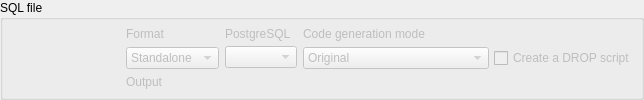
            <widget class="QGroupBox" name="export_to_file_gb">
             <property name="sizePolicy">
              <sizepolicy hsizetype="Expanding" vsizetype="Fixed">
               <horstretch>0</horstretch>
               <verstretch>0</verstretch>
              </sizepolicy>
             </property>
             <property name="focusPolicy">
              <enum>Qt::FocusPolicy::StrongFocus</enum>
             </property>
             <property name="title">
              <string>SQL file</string>
             </property>
             <layout class="QHBoxLayout" name="horizontalLayout_6">
              <property name="spacing">
               <number>10</number>
              </property>
              <property name="leftMargin">
               <number>5</number>
              </property>
              <property name="topMargin">
               <number>5</number>
              </property>
              <property name="rightMargin">
               <number>5</number>
              </property>
              <property name="bottomMargin">
               <number>5</number>
              </property>
              <item>
               <widget class="QToolButton" name="export_to_file_tb">
                <property name="sizePolicy">
                 <sizepolicy hsizetype="Fixed" vsizetype="Fixed">
                  <horstretch>0</horstretch>
                  <verstretch>0</verstretch>
                 </sizepolicy>
                </property>
                <property name="text">
                 <string/>
                </property>
                <property name="icon">
                 <iconset resource="../../res/resources.qrc">
                  <normaloff>:/images/images/exporttosql.png</normaloff>:/images/images/exporttosql.png</iconset>
                </property>
                <property name="iconSize">
                 <size>
                  <width>100</width>
                  <height>40</height>
                 </size>
                </property>
                <property name="checkable">
                 <bool>true</bool>
                </property>
                <property name="checked">
                 <bool>false</bool>
                </property>
                <property name="autoExclusive">
                 <bool>false</bool>
                </property>
                <property name="autoRaise">
                 <bool>true</bool>
                </property>
               </widget>
              </item>
              <item>
               <widget class="QWidget" name="export_to_file_wgt" native="true">
                <property name="enabled">
                 <bool>false</bool>
                </property>
                <property name="sizePolicy">
                 <sizepolicy hsizetype="Preferred" vsizetype="Fixed">
                  <horstretch>0</horstretch>
                  <verstretch>0</verstretch>
                 </sizepolicy>
                </property>
                <property name="minimumSize">
                 <size>
                  <width>0</width>
                  <height>0</height>
                 </size>
                </property>
                <layout class="QVBoxLayout" name="verticalLayout_12">
                 <property name="leftMargin">
                  <number>0</number>
                 </property>
                 <property name="topMargin">
                  <number>0</number>
                 </property>
                 <property name="rightMargin">
                  <number>0</number>
                 </property>
                 <property name="bottomMargin">
                  <number>0</number>
                 </property>
                 <item>
                  <layout class="QHBoxLayout" name="horizontalLayout">
                   <item>
                    <layout class="QVBoxLayout" name="verticalLayout_9">
                     <item>
                      <widget class="QLabel" name="mode_lbl">
                       <property name="sizePolicy">
                        <sizepolicy hsizetype="Fixed" vsizetype="Fixed">
                         <horstretch>0</horstretch>
                         <verstretch>0</verstretch>
                        </sizepolicy>
                       </property>
                       <property name="minimumSize">
                        <size>
                         <width>0</width>
                         <height>0</height>
                        </size>
                       </property>
                       <property name="statusTip">
                        <string/>
                       </property>
                       <property name="text">
                        <string>Format</string>
                       </property>
                      </widget>
                     </item>
                     <item>
                      <widget class="QComboBox" name="sql_file_mode_cmb">
                       <property name="sizePolicy">
                        <sizepolicy hsizetype="Fixed" vsizetype="Fixed">
                         <horstretch>0</horstretch>
                         <verstretch>0</verstretch>
                        </sizepolicy>
                       </property>
                       <property name="sizeAdjustPolicy">
                        <enum>QComboBox::SizeAdjustPolicy::AdjustToContents</enum>
                       </property>
                       <item>
                        <property name="text">
                         <string>Standalone</string>
                        </property>
                       </item>
                       <item>
                        <property name="text">
                         <string>Split</string>
                        </property>
                       </item>
                      </widget>
                     </item>
                    </layout>
                   </item>
                   <item>
                    <layout class="QVBoxLayout" name="verticalLayout_8">
                     <property name="spacing">
                      <number>5</number>
                     </property>
                     <item>
                      <widget class="QLabel" name="pgsql_lbl">
                       <property name="sizePolicy">
                        <sizepolicy hsizetype="Fixed" vsizetype="Fixed">
                         <horstretch>0</horstretch>
                         <verstretch>0</verstretch>
                        </sizepolicy>
                       </property>
                       <property name="minimumSize">
                        <size>
                         <width>0</width>
                         <height>0</height>
                        </size>
                       </property>
                       <property name="font">
                        <font>
                         <italic>false</italic>
                        </font>
                       </property>
                       <property name="text">
                        <string>PostgreSQL</string>
                       </property>
                      </widget>
                     </item>
                     <item>
                      <widget class="QComboBox" name="pgsqlvers_cmb">
                       <property name="sizePolicy">
                        <sizepolicy hsizetype="Preferred" vsizetype="Fixed">
                         <horstretch>0</horstretch>
                         <verstretch>0</verstretch>
                        </sizepolicy>
                       </property>
                       <property name="minimumSize">
                        <size>
                         <width>0</width>
                         <height>0</height>
                        </size>
                       </property>
                       <property name="maximumSize">
                        <size>
                         <width>16777215</width>
                         <height>16777215</height>
                        </size>
                       </property>
                       <property name="toolTip">
                        <string>PostgreSQL version in which the SQL code should be generated</string>
                       </property>
                       <property name="insertPolicy">
                        <enum>QComboBox::InsertPolicy::InsertAtBottom</enum>
                       </property>
                       <property name="sizeAdjustPolicy">
                        <enum>QComboBox::SizeAdjustPolicy::AdjustToContents</enum>
                       </property>
                       <property name="iconSize">
                        <size>
                         <width>28</width>
                         <height>28</height>
                        </size>
                       </property>
                      </widget>
                     </item>
                    </layout>
                   </item>
                   <item>
                    <layout class="QVBoxLayout" name="verticalLayout_11">
                     <item>
                      <widget class="QLabel" name="code_gen_mode_lbl">
                       <property name="sizePolicy">
                        <sizepolicy hsizetype="Expanding" vsizetype="Preferred">
                         <horstretch>0</horstretch>
                         <verstretch>0</verstretch>
                        </sizepolicy>
                       </property>
                       <property name="text">
                        <string>Code generation mode</string>
                       </property>
                      </widget>
                     </item>
                     <item>
                      <layout class="QHBoxLayout" name="horizontalLayout_9">
                       <property name="spacing">
                        <number>5</number>
                       </property>
                       <item>
                        <widget class="QComboBox" name="code_options_cmb">
                         <property name="enabled">
                          <bool>false</bool>
                         </property>
                         <property name="sizePolicy">
                          <sizepolicy hsizetype="Fixed" vsizetype="Fixed">
                           <horstretch>0</horstretch>
                           <verstretch>0</verstretch>
                          </sizepolicy>
                         </property>
                         <property name="toolTip">
                          <string>&lt;p&gt;&lt;strong&gt;Original:&lt;/strong&gt; generates only the original SQL code for each object. The files will be named in such a way to reflect the correct creation order of the objects.&lt;br/&gt;&lt;br/&gt;

&lt;strong&gt;Original + dependencies' SQL:&lt;/strong&gt; generates the original code including all dependencies needed to properly create a single object.&lt;br/&gt;&lt;br/&gt;

&lt;strong&gt;Original + children's SQL:&lt;/strong&gt; generates the original code including all children's SQL code of a single object. This option is used only for schemas, tables, and views&lt;br/&gt;&lt;br/&gt;

&lt;strong&gt;Group by object type:&lt;/strong&gt; instead of creating a separate SQL file per object, groups the SQL code of all objects of the same type in a single file.&lt;/p&gt;</string>
                         </property>
                         <property name="statusTip">
                          <string/>
                         </property>
                         <property name="sizeAdjustPolicy">
                          <enum>QComboBox::SizeAdjustPolicy::AdjustToContents</enum>
                         </property>
                         <item>
                          <property name="text">
                           <string>Original</string>
                          </property>
                         </item>
                         <item>
                          <property name="text">
                           <string>Original + depedencies' SQL</string>
                          </property>
                         </item>
                         <item>
                          <property name="text">
                           <string>Original + children's SQL</string>
                          </property>
                         </item>
                         <item>
                          <property name="text">
                           <string>Group by object type</string>
                          </property>
                         </item>
                        </widget>
                       </item>
                       <item>
                        <widget class="QCheckBox" name="gen_drop_file_chk">
                         <property name="sizePolicy">
                          <sizepolicy hsizetype="Expanding" vsizetype="Fixed">
                           <horstretch>0</horstretch>
                           <verstretch>0</verstretch>
                          </sizepolicy>
                         </property>
                         <property name="toolTip">
                          <string>&lt;p&gt;Create a separate script containing the DROP commands to destroy objects in the database.&lt;/p&gt;</string>
                         </property>
                         <property name="text">
                          <string>Create a DROP script</string>
                         </property>
                        </widget>
                       </item>
                      </layout>
                     </item>
                    </layout>
                   </item>
                  </layout>
                 </item>
                 <item>
                  <layout class="QHBoxLayout" name="horizontalLayout_5">
                   <item>
                    <layout class="QVBoxLayout" name="sql_file_lt">
                     <item>
                      <widget class="QLabel" name="output_lbl">
                       <property name="sizePolicy">
                        <sizepolicy hsizetype="Expanding" vsizetype="Fixed">
                         <horstretch>0</horstretch>
                         <verstretch>0</verstretch>
                        </sizepolicy>
                       </property>
                       <property name="minimumSize">
                        <size>
                         <width>0</width>
                         <height>0</height>
                        </size>
                       </property>
                       <property name="text">
                        <string>Output</string>
                       </property>
                      </widget>
                     </item>
                    </layout>
                   </item>
                  </layout>
                 </item>
                </layout>
               </widget>
              </item>
             </layout>
            </widget>
